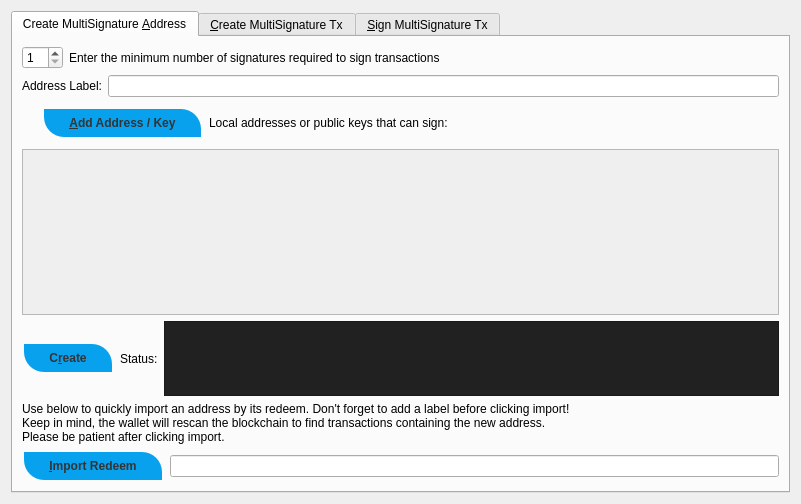
<?xml version="1.0" encoding="UTF-8"?>
<ui version="4.0">
 <class>MultisigDialog</class>
 <widget class="QDialog" name="MultisigDialog">
  <property name="geometry">
   <rect>
    <x>0</x>
    <y>0</y>
    <width>801</width>
    <height>504</height>
   </rect>
  </property>
  <property name="sizePolicy">
   <sizepolicy hsizetype="Fixed" vsizetype="Fixed">
    <horstretch>0</horstretch>
    <verstretch>0</verstretch>
   </sizepolicy>
  </property>
  <property name="windowTitle">
   <string>Multisignature Address Interactions</string>
  </property>
  <layout class="QVBoxLayout" name="verticalLayout_8">
   <item>
    <widget class="QTabWidget" name="multisigTabWidget">
     <property name="styleSheet">
      <string notr="true">QScrollArea{border: 1px solid #5b4c7c;}
QFrame{background-color:#f2f0f0;}
QLabel{background-color:#ffffff;}
QFrame &gt; QLabel{background-color:#f2f0f0;}</string>
     </property>
     <property name="tabShape">
      <enum>QTabWidget::Rounded</enum>
     </property>
     <property name="currentIndex">
      <number>0</number>
     </property>
     <property name="elideMode">
      <enum>Qt::ElideNone</enum>
     </property>
     <property name="documentMode">
      <bool>false</bool>
     </property>
     <property name="tabsClosable">
      <bool>false</bool>
     </property>
     <property name="tabBarAutoHide">
      <bool>false</bool>
     </property>
     <widget class="QWidget" name="addMultisigTab">
      <property name="sizePolicy">
       <sizepolicy hsizetype="Minimum" vsizetype="Minimum">
        <horstretch>0</horstretch>
        <verstretch>0</verstretch>
       </sizepolicy>
      </property>
      <attribute name="title">
       <string>Create MultiSignature &amp;Address</string>
      </attribute>
      <layout class="QVBoxLayout" name="verticalLayout">
       <item>
        <layout class="QHBoxLayout" name="enterMLayout">
         <item>
          <widget class="QSpinBox" name="enterMSpinbox">
           <property name="sizePolicy">
            <sizepolicy hsizetype="Fixed" vsizetype="Fixed">
             <horstretch>0</horstretch>
             <verstretch>0</verstretch>
            </sizepolicy>
           </property>
           <property name="toolTip">
            <string>How many people must sign to verify a transaction</string>
           </property>
           <property name="minimum">
            <number>1</number>
           </property>
           <property name="maximum">
            <number>16</number>
           </property>
           <property name="value">
            <number>1</number>
           </property>
          </widget>
         </item>
         <item>
          <widget class="QLabel" name="enterMLabel">
           <property name="styleSheet">
            <string notr="true">background:transparent;</string>
           </property>
           <property name="text">
            <string>Enter the minimum number of signatures required to sign transactions</string>
           </property>
          </widget>
         </item>
        </layout>
       </item>
       <item>
        <layout class="QHBoxLayout" name="addressLabelLayout">
         <item>
          <widget class="QLabel" name="addressLableLabel">
           <property name="styleSheet">
            <string notr="true">background:transparent;
</string>
           </property>
           <property name="text">
            <string>Address Label:</string>
           </property>
          </widget>
         </item>
         <item>
          <widget class="QLineEdit" name="multisigAddressLabel"/>
         </item>
        </layout>
       </item>
       <item>
        <layout class="QHBoxLayout" name="addAddressLayout">
         <item>
          <spacer name="verticalSpacer">
           <property name="orientation">
            <enum>Qt::Vertical</enum>
           </property>
           <property name="sizeType">
            <enum>QSizePolicy::Minimum</enum>
           </property>
           <property name="sizeHint" stdset="0">
            <size>
             <width>20</width>
             <height>40</height>
            </size>
           </property>
          </spacer>
         </item>
         <item>
          <widget class="QPushButton" name="addAddressButton">
           <property name="toolTip">
            <string>Add another address that could sign to verify a transaction from the multisig address.</string>
           </property>
           <property name="styleSheet">
            <string notr="true"> .QPushButton {
  background-color: #07a1ee;
	border: 0;
	color:#333;
	font-size:12px;
	font-weight:bold;
	padding-left:25px;
	padding-right:25px;
	padding-top:1px;
	padding-bottom:1px;
	height: 26px;
	margin: 2px;
	border-top-right-radius: 20px;
	border-bottom-left-radius: 20px;
}


 .QPushButton:hover {
background-color: #078bbc;
}

 .QPushButton:pressed{
background-color: #094ed9;
	border:1px solid #333333;
}
</string>
           </property>
           <property name="text">
            <string>&amp;Add Address / Key</string>
           </property>
           <property name="icon">
            <iconset resource="../vulcoin.qrc">
             <normaloff>:/icons/add</normaloff>:/icons/add</iconset>
           </property>
           <property name="autoDefault">
            <bool>false</bool>
           </property>
          </widget>
         </item>
         <item>
          <widget class="QLabel" name="addAddressLabel">
           <property name="sizePolicy">
            <sizepolicy hsizetype="Preferred" vsizetype="Fixed">
             <horstretch>0</horstretch>
             <verstretch>0</verstretch>
            </sizepolicy>
           </property>
           <property name="styleSheet">
            <string notr="true">background:transparent;</string>
           </property>
           <property name="text">
            <string>Local addresses or public keys that can sign:</string>
           </property>
          </widget>
         </item>
         <item>
          <spacer name="addAddressSpacer_2">
           <property name="orientation">
            <enum>Qt::Horizontal</enum>
           </property>
           <property name="sizeHint" stdset="0">
            <size>
             <width>40</width>
             <height>10</height>
            </size>
           </property>
          </spacer>
         </item>
        </layout>
       </item>
       <item>
        <widget class="QScrollArea" name="addAddressScrollArea">
         <property name="sizePolicy">
          <sizepolicy hsizetype="Preferred" vsizetype="Expanding">
           <horstretch>0</horstretch>
           <verstretch>0</verstretch>
          </sizepolicy>
         </property>
         <property name="widgetResizable">
          <bool>true</bool>
         </property>
         <widget class="QWidget" name="addAddressWidget">
          <property name="geometry">
           <rect>
            <x>0</x>
            <y>0</y>
            <width>759</width>
            <height>155</height>
           </rect>
          </property>
          <layout class="QVBoxLayout" name="verticalLayout_5">
           <item>
            <layout class="QVBoxLayout" name="addressList"/>
           </item>
          </layout>
         </widget>
        </widget>
       </item>
       <item>
        <layout class="QHBoxLayout" name="addMultisigLayout">
         <item>
          <widget class="QPushButton" name="addMultisigButton">
           <property name="sizePolicy">
            <sizepolicy hsizetype="Preferred" vsizetype="Fixed">
             <horstretch>0</horstretch>
             <verstretch>0</verstretch>
            </sizepolicy>
           </property>
           <property name="toolTip">
            <string>Create a new multisig address</string>
           </property>
           <property name="toolTipDuration">
            <number>-3</number>
           </property>
           <property name="styleSheet">
            <string notr="true"> .QPushButton {
  background-color: #07a1ee;
	border: 0;
	color:#333;
	font-size:12px;
	font-weight:bold;
	padding-left:25px;
	padding-right:25px;
	padding-top:1px;
	padding-bottom:1px;
	height: 26px;
	margin: 2px;
	border-top-right-radius: 20px;
	border-bottom-left-radius: 20px;
}


 .QPushButton:hover {
background-color: #078bbc;
}

 .QPushButton:pressed{
background-color: #094ed9;
	border:1px solid #333333;
}
</string>
           </property>
           <property name="text">
            <string>C&amp;reate</string>
           </property>
           <property name="icon">
            <iconset resource="../vulcoin.qrc">
             <normaloff>:/icons/filesave</normaloff>:/icons/filesave</iconset>
           </property>
           <property name="autoDefault">
            <bool>false</bool>
           </property>
          </widget>
         </item>
         <item>
          <widget class="QLabel" name="label">
           <property name="styleSheet">
            <string notr="true">background:transparent;</string>
           </property>
           <property name="text">
            <string>Status:</string>
           </property>
          </widget>
         </item>
         <item>
          <widget class="QTextEdit" name="addMultisigStatus">
           <property name="sizePolicy">
            <sizepolicy hsizetype="Expanding" vsizetype="Fixed">
             <horstretch>0</horstretch>
             <verstretch>0</verstretch>
            </sizepolicy>
           </property>
           <property name="maximumSize">
            <size>
             <width>16777215</width>
             <height>75</height>
            </size>
           </property>
           <property name="styleSheet">
            <string notr="true">	background-color: #212121;</string>
           </property>
           <property name="readOnly">
            <bool>true</bool>
           </property>
           <property name="textInteractionFlags">
            <set>Qt::TextSelectableByKeyboard|Qt::TextSelectableByMouse</set>
           </property>
          </widget>
         </item>
        </layout>
       </item>
       <item>
        <widget class="QLabel" name="label_2">
         <property name="sizePolicy">
          <sizepolicy hsizetype="Preferred" vsizetype="Preferred">
           <horstretch>0</horstretch>
           <verstretch>0</verstretch>
          </sizepolicy>
         </property>
         <property name="styleSheet">
          <string notr="true">background:transparent;</string>
         </property>
         <property name="text">
          <string>Use below to quickly import an address by its redeem. Don't forget to add a label before clicking import!
Keep in mind, the wallet will rescan the blockchain to find transactions containing the new address.
Please be patient after clicking import.</string>
         </property>
         <property name="scaledContents">
          <bool>false</bool>
         </property>
         <property name="wordWrap">
          <bool>true</bool>
         </property>
        </widget>
       </item>
       <item>
        <layout class="QHBoxLayout" name="importLayout">
         <item>
          <widget class="QPushButton" name="importAddressButton">
           <property name="sizePolicy">
            <sizepolicy hsizetype="Fixed" vsizetype="Fixed">
             <horstretch>0</horstretch>
             <verstretch>0</verstretch>
            </sizepolicy>
           </property>
           <property name="styleSheet">
            <string notr="true"> .QPushButton {
  background-color: #07a1ee;
	border: 0;
	color:#333;
	font-size:12px;
	font-weight:bold;
	padding-left:25px;
	padding-right:25px;
	padding-top:1px;
	padding-bottom:1px;
	height: 26px;
	margin: 2px;
	border-top-right-radius: 20px;
	border-bottom-left-radius: 20px;
}


 .QPushButton:hover {
background-color: #078bbc;
}

 .QPushButton:pressed{
background-color: #094ed9;
	border:1px solid #333333;
}
</string>
           </property>
           <property name="text">
            <string>&amp;Import Redeem</string>
           </property>
           <property name="icon">
            <iconset resource="../vulcoin.qrc">
             <normaloff>:/icons/receiving_addresses</normaloff>:/icons/receiving_addresses</iconset>
           </property>
          </widget>
         </item>
         <item>
          <widget class="QLineEdit" name="importRedeem">
           <property name="sizePolicy">
            <sizepolicy hsizetype="Preferred" vsizetype="Fixed">
             <horstretch>0</horstretch>
             <verstretch>0</verstretch>
            </sizepolicy>
           </property>
          </widget>
         </item>
        </layout>
       </item>
      </layout>
     </widget>
     <widget class="QWidget" name="createTransactionTab">
      <attribute name="title">
       <string>&amp;Create MultiSignature Tx</string>
      </attribute>
      <layout class="QVBoxLayout" name="verticalLayout_3">
       <item>
        <layout class="QHBoxLayout" name="horizontalLayout_2">
         <item>
          <layout class="QVBoxLayout" name="createTxLayout">
           <item>
            <layout class="QHBoxLayout" name="addTxInputLayout">
             <item>
              <widget class="QLabel" name="addTxInputLabel">
               <property name="sizePolicy">
                <sizepolicy hsizetype="Fixed" vsizetype="Preferred">
                 <horstretch>0</horstretch>
                 <verstretch>0</verstretch>
                </sizepolicy>
               </property>
               <property name="styleSheet">
                <string notr="true">background:transparent;
</string>
               </property>
               <property name="text">
                <string>Inputs:</string>
               </property>
              </widget>
             </item>
             <item>
              <widget class="QPushButton" name="pushButtonCoinControl">
               <property name="sizePolicy">
                <sizepolicy hsizetype="Preferred" vsizetype="Fixed">
                 <horstretch>0</horstretch>
                 <verstretch>0</verstretch>
                </sizepolicy>
               </property>
               <property name="styleSheet">
                <string notr="true"> .QPushButton {
  background-color: #07a1ee;
	border: 0;
	color:#333;
	font-size:12px;
	font-weight:bold;
	padding-left:25px;
	padding-right:25px;
	padding-top:1px;
	padding-bottom:1px;
	height: 26px;
	margin: 2px;
	border-top-right-radius: 20px;
	border-bottom-left-radius: 20px;
}


 .QPushButton:hover {
background-color: #078bbc;
}

 .QPushButton:pressed{
background-color: #094ed9;
	border:1px solid #333333;
}
</string>
               </property>
               <property name="text">
                <string>Coin Control</string>
               </property>
              </widget>
             </item>
             <item>
              <layout class="QFormLayout" name="formLayout_2">
               <property name="rightMargin">
                <number>10</number>
               </property>
               <item row="0" column="0">
                <widget class="QLabel" name="labelQuantity">
                 <property name="styleSheet">
                  <string notr="true">background:transparent;
</string>
                 </property>
                 <property name="text">
                  <string>Quantity Selected:</string>
                 </property>
                </widget>
               </item>
               <item row="0" column="1">
                <widget class="QLabel" name="labelQuantity_int">
                 <property name="styleSheet">
                  <string notr="true">background:transparent;
</string>
                 </property>
                 <property name="text">
                  <string>0</string>
                 </property>
                </widget>
               </item>
               <item row="1" column="0">
                <widget class="QLabel" name="labelAmount">
                 <property name="styleSheet">
                  <string notr="true">background:transparent;
</string>
                 </property>
                 <property name="text">
                  <string>Amount:</string>
                 </property>
                </widget>
               </item>
               <item row="1" column="1">
                <widget class="QLabel" name="labelAmount_int">
                 <property name="styleSheet">
                  <string notr="true">background:transparent;
</string>
                 </property>
                 <property name="text">
                  <string>0</string>
                 </property>
                </widget>
               </item>
              </layout>
             </item>
             <item>
              <widget class="QPushButton" name="addInputButton">
               <property name="sizePolicy">
                <sizepolicy hsizetype="Preferred" vsizetype="Fixed">
                 <horstretch>0</horstretch>
                 <verstretch>0</verstretch>
                </sizepolicy>
               </property>
               <property name="toolTip">
                <string>Add an input to fund the outputs</string>
               </property>
               <property name="styleSheet">
                <string notr="true"> .QPushButton {
  background-color: #07a1ee;
	border: 0;
	color:#333;
	font-size:12px;
	font-weight:bold;
	padding-left:25px;
	padding-right:25px;
	padding-top:1px;
	padding-bottom:1px;
	height: 26px;
	margin: 2px;
	border-top-right-radius: 20px;
	border-bottom-left-radius: 20px;
}


 .QPushButton:hover {
background-color: #078bbc;
}

 .QPushButton:pressed{
background-color: #094ed9;
	border:1px solid #333333;
}
</string>
               </property>
               <property name="text">
                <string>Add a Raw Input</string>
               </property>
               <property name="icon">
                <iconset resource="../vulcoin.qrc">
                 <normaloff>:/css/default</normaloff>:/css/default</iconset>
               </property>
              </widget>
             </item>
            </layout>
           </item>
           <item>
            <widget class="QScrollArea" name="txInputsScrollArea">
             <property name="sizePolicy">
              <sizepolicy hsizetype="Preferred" vsizetype="Expanding">
               <horstretch>0</horstretch>
               <verstretch>0</verstretch>
              </sizepolicy>
             </property>
             <property name="widgetResizable">
              <bool>true</bool>
             </property>
             <widget class="QWidget" name="txInputsWidget">
              <property name="geometry">
               <rect>
                <x>0</x>
                <y>0</y>
                <width>747</width>
                <height>70</height>
               </rect>
              </property>
              <layout class="QVBoxLayout" name="verticalLayout_7">
               <item>
                <layout class="QVBoxLayout" name="inputsList"/>
               </item>
               <item>
                <spacer name="txInputsSpacer">
                 <property name="orientation">
                  <enum>Qt::Vertical</enum>
                 </property>
                 <property name="sizeHint" stdset="0">
                  <size>
                   <width>20</width>
                   <height>40</height>
                  </size>
                 </property>
                </spacer>
               </item>
              </layout>
             </widget>
            </widget>
           </item>
           <item>
            <layout class="QHBoxLayout" name="addDestinationLayout">
             <item>
              <widget class="QLabel" name="addDestinationLabel">
               <property name="styleSheet">
                <string notr="true">background:transparent;
</string>
               </property>
               <property name="text">
                <string>Address / Amount:</string>
               </property>
              </widget>
             </item>
             <item>
              <widget class="QPushButton" name="addDestinationButton">
               <property name="sizePolicy">
                <sizepolicy hsizetype="Fixed" vsizetype="Fixed">
                 <horstretch>0</horstretch>
                 <verstretch>0</verstretch>
                </sizepolicy>
               </property>
               <property name="toolTip">
                <string>Add destinations to send VLC to</string>
               </property>
               <property name="styleSheet">
                <string notr="true"> .QPushButton {
  background-color: #07a1ee;
	border: 0;
	color:#333;
	font-size:12px;
	font-weight:bold;
	padding-left:25px;
	padding-right:25px;
	padding-top:1px;
	padding-bottom:1px;
	height: 26px;
	margin: 2px;
	border-top-right-radius: 20px;
	border-bottom-left-radius: 20px;
}


 .QPushButton:hover {
background-color: #078bbc;
}

 .QPushButton:pressed{
background-color: #094ed9;
	border:1px solid #333333;
}
</string>
               </property>
               <property name="text">
                <string>Add &amp;Destination</string>
               </property>
               <property name="icon">
                <iconset resource="../vulcoin.qrc">
                 <normaloff>:/icons/add</normaloff>:/icons/add</iconset>
               </property>
              </widget>
             </item>
             <item>
              <spacer name="addDestinationHorizontalSpacer">
               <property name="orientation">
                <enum>Qt::Horizontal</enum>
               </property>
               <property name="sizeHint" stdset="0">
                <size>
                 <width>40</width>
                 <height>20</height>
                </size>
               </property>
              </spacer>
             </item>
            </layout>
           </item>
           <item>
            <widget class="QScrollArea" name="destionationsScrollArea">
             <property name="sizePolicy">
              <sizepolicy hsizetype="Expanding" vsizetype="Expanding">
               <horstretch>0</horstretch>
               <verstretch>0</verstretch>
              </sizepolicy>
             </property>
             <property name="widgetResizable">
              <bool>true</bool>
             </property>
             <widget class="QWidget" name="destinationsScrollAreaContents">
              <property name="geometry">
               <rect>
                <x>0</x>
                <y>0</y>
                <width>747</width>
                <height>69</height>
               </rect>
              </property>
              <layout class="QVBoxLayout" name="verticalLayout_11">
               <item>
                <layout class="QVBoxLayout" name="destinationsList"/>
               </item>
               <item>
                <spacer name="destinationsSpacer">
                 <property name="orientation">
                  <enum>Qt::Vertical</enum>
                 </property>
                 <property name="sizeHint" stdset="0">
                  <size>
                   <width>20</width>
                   <height>20</height>
                  </size>
                 </property>
                </spacer>
               </item>
              </layout>
             </widget>
            </widget>
           </item>
           <item>
            <layout class="QHBoxLayout" name="horizontalLayout_4">
             <item>
              <widget class="QPushButton" name="createButton">
               <property name="sizePolicy">
                <sizepolicy hsizetype="Fixed" vsizetype="Fixed">
                 <horstretch>0</horstretch>
                 <verstretch>0</verstretch>
                </sizepolicy>
               </property>
               <property name="minimumSize">
                <size>
                 <width>150</width>
                 <height>0</height>
                </size>
               </property>
               <property name="toolTip">
                <string>Create a transaction object using the given inputs to the given outputs</string>
               </property>
               <property name="styleSheet">
                <string notr="true"> .QPushButton {
  background-color: #07a1ee;
	border: 0;
	color:#333;
	font-size:12px;
	font-weight:bold;
	padding-left:25px;
	padding-right:25px;
	padding-top:1px;
	padding-bottom:1px;
	height: 26px;
	margin: 2px;
	border-top-right-radius: 20px;
	border-bottom-left-radius: 20px;
}


 .QPushButton:hover {
background-color: #078bbc;
}

 .QPushButton:pressed{
background-color: #094ed9;
	border:1px solid #333333;
}
</string>
               </property>
               <property name="text">
                <string>Cr&amp;eate</string>
               </property>
               <property name="icon">
                <iconset resource="../vulcoin.qrc">
                 <normaloff>:/icons/export</normaloff>:/icons/export</iconset>
               </property>
               <property name="autoDefault">
                <bool>false</bool>
               </property>
               <property name="default">
                <bool>true</bool>
               </property>
              </widget>
             </item>
             <item>
              <widget class="QLabel" name="createButtonLabel">
               <property name="sizePolicy">
                <sizepolicy hsizetype="Fixed" vsizetype="Preferred">
                 <horstretch>0</horstretch>
                 <verstretch>0</verstretch>
                </sizepolicy>
               </property>
               <property name="styleSheet">
                <string notr="true">background:transparent;
</string>
               </property>
               <property name="text">
                <string>Status:</string>
               </property>
               <property name="alignment">
                <set>Qt::AlignRight|Qt::AlignTrailing|Qt::AlignVCenter</set>
               </property>
              </widget>
             </item>
             <item>
              <widget class="QTextEdit" name="createButtonStatus">
               <property name="sizePolicy">
                <sizepolicy hsizetype="Expanding" vsizetype="Minimum">
                 <horstretch>0</horstretch>
                 <verstretch>0</verstretch>
                </sizepolicy>
               </property>
               <property name="maximumSize">
                <size>
                 <width>16777215</width>
                 <height>16777215</height>
                </size>
               </property>
               <property name="styleSheet">
                <string notr="true">background:rgba(129, 129, 129,0.5);</string>
               </property>
               <property name="readOnly">
                <bool>true</bool>
               </property>
               <property name="html">
                <string>&lt;!DOCTYPE HTML PUBLIC &quot;-//W3C//DTD HTML 4.0//EN&quot; &quot;http://www.w3.org/TR/REC-html40/strict.dtd&quot;&gt;
&lt;html&gt;&lt;head&gt;&lt;meta name=&quot;qrichtext&quot; content=&quot;1&quot; /&gt;&lt;style type=&quot;text/css&quot;&gt;
p, li { white-space: pre-wrap; }
&lt;/style&gt;&lt;/head&gt;&lt;body style=&quot; font-family:'Sans Serif'; font-size:9pt; font-weight:400; font-style:normal;&quot;&gt;
&lt;p style=&quot;-qt-paragraph-type:empty; margin-top:0px; margin-bottom:0px; margin-left:0px; margin-right:0px; -qt-block-indent:0; text-indent:0px; font-family:'Noto Sans';&quot;&gt;&lt;br /&gt;&lt;/p&gt;&lt;/body&gt;&lt;/html&gt;</string>
               </property>
              </widget>
             </item>
            </layout>
           </item>
          </layout>
         </item>
         <item>
          <layout class="QHBoxLayout" name="horizontalLayout_3"/>
         </item>
        </layout>
       </item>
      </layout>
     </widget>
     <widget class="QWidget" name="signMultisigTransaction">
      <property name="styleSheet">
       <string notr="true">txScrollArea:{
	border: 1px solid #5b4c7c;
}
keyScrollArea:{
	border: 1px solid #5b4c7c;
}
txScrollArea:{
	border: 1px solid #5b4c7c;
}</string>
      </property>
      <attribute name="title">
       <string>&amp;Sign MultiSignature Tx</string>
      </attribute>
      <layout class="QVBoxLayout" name="verticalLayout_4">
       <item>
        <layout class="QHBoxLayout" name="transactionHexLayout">
         <item>
          <widget class="QLabel" name="transactionHexLabel">
           <property name="styleSheet">
            <string notr="true">background:transparent;
</string>
           </property>
           <property name="text">
            <string>Transaction Hex:</string>
           </property>
          </widget>
         </item>
         <item>
          <widget class="QLineEdit" name="transactionHex">
           <property name="toolTip">
            <string/>
           </property>
          </widget>
         </item>
        </layout>
       </item>
       <item>
        <layout class="QHBoxLayout" name="horizontalLayout">
         <item>
          <layout class="QVBoxLayout" name="verticalLayout_2">
           <item>
            <layout class="QHBoxLayout" name="horizontalLayout_7">
             <item>
              <widget class="QPushButton" name="signButton">
               <property name="sizePolicy">
                <sizepolicy hsizetype="Preferred" vsizetype="Fixed">
                 <horstretch>0</horstretch>
                 <verstretch>0</verstretch>
                </sizepolicy>
               </property>
               <property name="minimumSize">
                <size>
                 <width>150</width>
                 <height>0</height>
                </size>
               </property>
               <property name="toolTip">
                <string>Sign the transaction from this wallet or from provided private keys</string>
               </property>
               <property name="styleSheet">
                <string notr="true"> .QPushButton {
  background-color: #07a1ee;
	border: 0;
	color:#333;
	font-size:12px;
	font-weight:bold;
	padding-left:25px;
	padding-right:25px;
	padding-top:1px;
	padding-bottom:1px;
	height: 26px;
	margin: 2px;
	border-top-right-radius: 20px;
	border-bottom-left-radius: 20px;
}


 .QPushButton:hover {
background-color: #078bbc;
}

 .QPushButton:pressed{
background-color: #094ed9;
	border:1px solid #333333;
}
</string>
               </property>
               <property name="text">
                <string>S&amp;ign</string>
               </property>
               <property name="icon">
                <iconset resource="../vulcoin.qrc">
                 <normaloff>:/icons/edit</normaloff>:/icons/edit</iconset>
               </property>
               <property name="autoDefault">
                <bool>false</bool>
               </property>
               <property name="default">
                <bool>true</bool>
               </property>
              </widget>
             </item>
             <item>
              <widget class="QPushButton" name="commitButton">
               <property name="enabled">
                <bool>false</bool>
               </property>
               <property name="sizePolicy">
                <sizepolicy hsizetype="Preferred" vsizetype="Fixed">
                 <horstretch>0</horstretch>
                 <verstretch>0</verstretch>
                </sizepolicy>
               </property>
               <property name="toolTip">
                <string>&lt;html&gt;&lt;head/&gt;&lt;body&gt;&lt;p&gt;DISABLED until transaction has been signed enough times.&lt;/p&gt;&lt;/body&gt;&lt;/html&gt;</string>
               </property>
               <property name="autoFillBackground">
                <bool>false</bool>
               </property>
               <property name="styleSheet">
                <string notr="true"> .QPushButton {
  background-color: #07a1ee;
	border: 0;
	color:#333;
	font-size:12px;
	font-weight:bold;
	padding-left:25px;
	padding-right:25px;
	padding-top:1px;
	padding-bottom:1px;
	height: 26px;
	margin: 2px;
	border-top-right-radius: 20px;
	border-bottom-left-radius: 20px;
}


 .QPushButton:hover {
background-color: #078bbc;
}

 .QPushButton:pressed{
background-color: #094ed9;
	border:1px solid #333333;
}
</string>
               </property>
               <property name="text">
                <string>Co&amp;mmit</string>
               </property>
               <property name="icon">
                <iconset resource="../vulcoin.qrc">
                 <normaloff>:/icons/send</normaloff>:/icons/send</iconset>
               </property>
               <property name="autoDefault">
                <bool>true</bool>
               </property>
              </widget>
             </item>
             <item>
              <layout class="QHBoxLayout" name="addPrivKeyLayout">
               <item>
                <widget class="QPushButton" name="addPrivKeyButton">
                 <property name="sizePolicy">
                  <sizepolicy hsizetype="Fixed" vsizetype="Fixed">
                   <horstretch>0</horstretch>
                   <verstretch>0</verstretch>
                  </sizepolicy>
                 </property>
                 <property name="toolTip">
                  <string>Add private keys to sign the transaction with</string>
                 </property>
                 <property name="styleSheet">
                  <string notr="true"> .QPushButton {
  background-color: #07a1ee;
	border: 0;
	color:#333;
	font-size:12px;
	font-weight:bold;
	padding-left:25px;
	padding-right:25px;
	padding-top:1px;
	padding-bottom:1px;
	height: 26px;
	margin: 2px;
	border-top-right-radius: 20px;
	border-bottom-left-radius: 20px;
}


 .QPushButton:hover {
background-color: #078bbc;
}

 .QPushButton:pressed{
background-color: #094ed9;
	border:1px solid #333333;
}
</string>
                 </property>
                 <property name="text">
                  <string>Add Private &amp;Key</string>
                 </property>
                 <property name="icon">
                  <iconset resource="../vulcoin.qrc">
                   <normaloff>:/icons/add</normaloff>:/icons/add</iconset>
                 </property>
                </widget>
               </item>
               <item>
                <widget class="QLabel" name="addPrivKeyLabel">
                 <property name="styleSheet">
                  <string notr="true">background:transparent;
</string>
                 </property>
                 <property name="text">
                  <string>Sign with only private keys (Not Recommened)</string>
                 </property>
                </widget>
               </item>
              </layout>
             </item>
            </layout>
           </item>
           <item>
            <layout class="QHBoxLayout" name="horizontalLayout_5">
             <item>
              <widget class="QLabel" name="signButtonStatusLabel">
               <property name="styleSheet">
                <string notr="true">background:transparent;
</string>
               </property>
               <property name="text">
                <string>Status:</string>
               </property>
              </widget>
             </item>
             <item>
              <widget class="QTextEdit" name="signButtonStatus">
               <property name="sizePolicy">
                <sizepolicy hsizetype="Expanding" vsizetype="Preferred">
                 <horstretch>0</horstretch>
                 <verstretch>0</verstretch>
                </sizepolicy>
               </property>
               <property name="maximumSize">
                <size>
                 <width>16777215</width>
                 <height>16777215</height>
                </size>
               </property>
               <property name="styleSheet">
                <string notr="true">	background-color: #212121;</string>
               </property>
               <property name="verticalScrollBarPolicy">
                <enum>Qt::ScrollBarAsNeeded</enum>
               </property>
               <property name="readOnly">
                <bool>true</bool>
               </property>
               <property name="textInteractionFlags">
                <set>Qt::TextSelectableByKeyboard|Qt::TextSelectableByMouse</set>
               </property>
              </widget>
             </item>
            </layout>
           </item>
           <item>
            <widget class="QScrollArea" name="keyScrollArea">
             <property name="sizePolicy">
              <sizepolicy hsizetype="Expanding" vsizetype="Expanding">
               <horstretch>0</horstretch>
               <verstretch>0</verstretch>
              </sizepolicy>
             </property>
             <property name="widgetResizable">
              <bool>true</bool>
             </property>
             <widget class="QWidget" name="keyScrollAreaContents">
              <property name="geometry">
               <rect>
                <x>0</x>
                <y>0</y>
                <width>755</width>
                <height>68</height>
               </rect>
              </property>
              <layout class="QVBoxLayout" name="verticalLayout_9">
               <item>
                <layout class="QVBoxLayout" name="keyList"/>
               </item>
               <item>
                <spacer name="keySpacer">
                 <property name="orientation">
                  <enum>Qt::Vertical</enum>
                 </property>
                 <property name="sizeHint" stdset="0">
                  <size>
                   <width>20</width>
                   <height>40</height>
                  </size>
                 </property>
                </spacer>
               </item>
              </layout>
             </widget>
            </widget>
           </item>
          </layout>
         </item>
        </layout>
       </item>
       <item>
        <spacer name="verticalSpacer_2">
         <property name="orientation">
          <enum>Qt::Vertical</enum>
         </property>
         <property name="sizeHint" stdset="0">
          <size>
           <width>20</width>
           <height>40</height>
          </size>
         </property>
        </spacer>
       </item>
      </layout>
     </widget>
    </widget>
   </item>
  </layout>
 </widget>
 <resources>
  <include location="../vulcoin.qrc"/>
 </resources>
 <connections/>
</ui>
